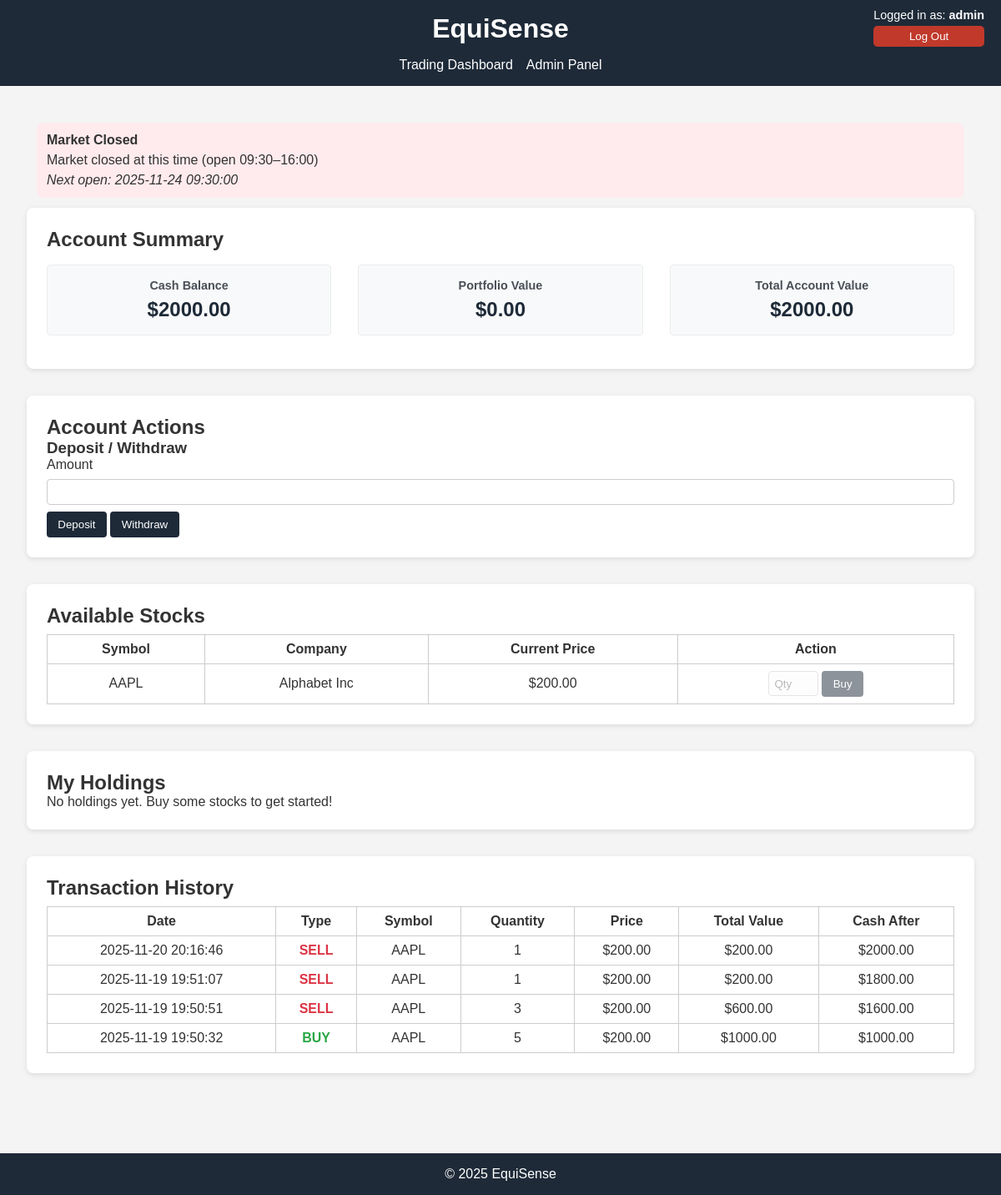
The app's page /dashboard/1 (signed in), older data.
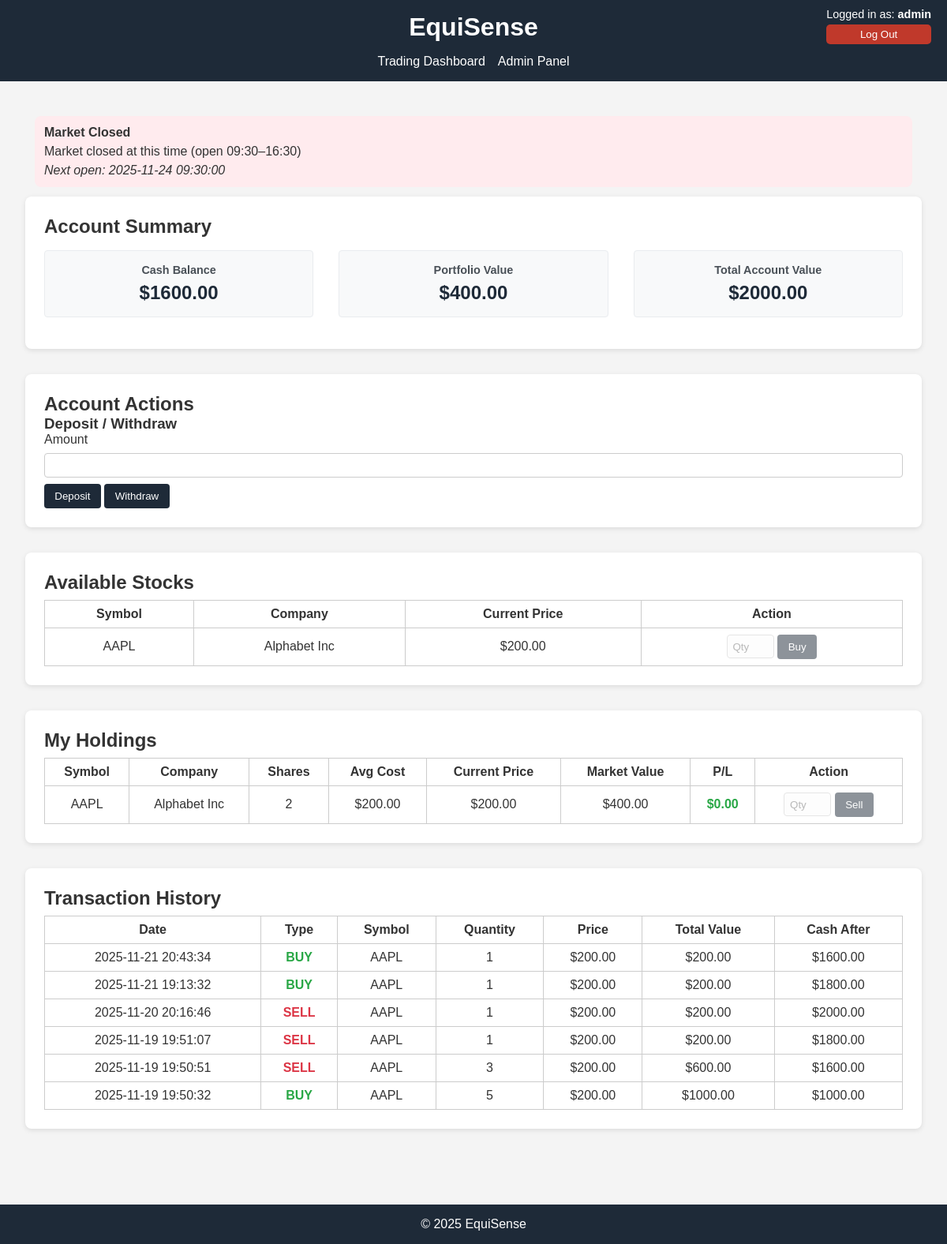
The same page, newer data.
### tables this page shows
CREATE TABLE users (
    user_id INTEGER PRIMARY KEY AUTOINCREMENT,
    username TEXT NOT NULL UNIQUE,
    email TEXT NOT NULL UNIQUE,
    balance REAL DEFAULT 0.0,
    password_hash TEXT NOT NULL,
    is_admin INTEGER DEFAULT 0
);

CREATE TABLE stocks (
    stock_id INTEGER PRIMARY KEY AUTOINCREMENT,
    symbol TEXT NOT NULL UNIQUE,
    company_name TEXT NOT NULL,
    price REAL NOT NULL
);

CREATE TABLE transaction_history (
    transaction_id INTEGER PRIMARY KEY AUTOINCREMENT,
    user_id INTEGER NOT NULL,
    stock_id INTEGER NOT NULL,
    order_type TEXT NOT NULL,
    quantity INTEGER NOT NULL,
    price REAL NOT NULL,
    total_value REAL NOT NULL,
    cash_before REAL NOT NULL,
    cash_after REAL NOT NULL,
    realized_pl REAL DEFAULT 0,
    timestamp TEXT DEFAULT CURRENT_TIMESTAMP,
    FOREIGN KEY (user_id) REFERENCES users(user_id),
    FOREIGN KEY (stock_id) REFERENCES stocks(stock_id)
);

CREATE TABLE portfolio (
    portfolio_id INTEGER PRIMARY KEY AUTOINCREMENT,
    user_id INTEGER NOT NULL,
    stock_id INTEGER NOT NULL,
    quantity INTEGER DEFAULT 0,
    avg_cost REAL DEFAULT 0,
    total_invested REAL DEFAULT 0,
    last_updated TEXT DEFAULT CURRENT_TIMESTAMP,
    FOREIGN KEY (user_id) REFERENCES users(user_id),
    FOREIGN KEY (stock_id) REFERENCES stocks(stock_id)
);

### app.py (the view)
@app.route('/dashboard/<int:user_id>')
def dashboard(user_id):
    if 'user_id' not in session or session['user_id'] != user_id:
        flash("You must be logged in to view that page.", "error")
        return redirect(url_for('login'))
    conn = get_db_connection()
    user = conn.execute('SELECT * FROM users WHERE user_id = ?', (user_id,)).fetchone()
    if not user:
        flash("User not found.", "error")
        conn.close()
        return redirect(url_for('login'))
    available_stocks = conn.execute('SELECT * FROM stocks ORDER BY symbol').fetchall()
    portfolio = conn.execute('''
        SELECT s.stock_id, s.symbol, s.company_name, s.price as current_price,
               p.quantity, p.avg_cost, p.total_invested,
               (p.quantity * s.price) AS value,
               (s.price - p.avg_cost) * p.quantity AS unrealized_pl
        FROM portfolio p
        JOIN stocks s ON p.stock_id = s.stock_id
        WHERE p.user_id = ? AND p.quantity > 0
        ORDER BY s.symbol
    ''', (user_id,)).fetchall()
    transaction_history = conn.execute('''
        SELECT th.*, s.symbol
        FROM transaction_history th
        JOIN stocks s ON th.stock_id = s.stock_id
        WHERE th.user_id = ?
        ORDER BY th.timestamp DESC
        LIMIT 50
    ''', (user_id,)).fetchall()
    conn.close()
    return render_template(
        'dashboard.html',
        user=user,
        balance=user['balance'],
        portfolio=portfolio,
        available_stocks=available_stocks,
        transaction_history=transaction_history,
        user_id=user_id
    )

### app.py (called while the page is built)
def get_db_connection():
    conn = sqlite3.connect(DB_NAME)
    conn.row_factory = sqlite3.Row
    return conn

### templates/dashboard.html (shortened to what this page needs)
<!DOCTYPE html>
<html lang="en">
<head>
  <link rel="stylesheet" href="{{ url_for('static', filename='styles.css') }}">
</head>
<body>
<header>
  <h1>EquiSense</h1>
  <nav>
    <ul>
      <li><a href="{{ url_for('dashboard', user_id=user_id) }}">Trading Dashboard</a></li>
      {% if session.is_admin == 1 %}
      <li><a href="{{ url_for('admin') }}">Admin Panel</a></li>
      {% endif %}
    </ul>
  </nav>
  <div class="user-info">
    <p>Logged in as: <strong>{{ user['username'] }}</strong></p>
    <form action="{{ url_for('logout') }}" method="post">
      <button type="submit">Log Out</button>
    </form>
  </div>
</header>
<main>
  <div id="market-status-banner"
       style="display:none; padding:12px; margin:12px; border-radius:8px; background:#ffeeee;">
    <strong id="market-status-text"></strong>
    <div id="market-reason" style="margin-top:6px;"></div>
    <div id="market-nextopen" style="margin-top:6px; font-style:italic;"></div>
  </div>
  <section class="panel">
    <h2>Account Summary</h2>
    <div class="account-summary">
      <div class="balance-item">
        <h3>Cash Balance</h3>
        <p>${{ "%.2f"|format(balance) }}</p>
      </div>
      <div class="balance-item">
        <h3>Portfolio Value</h3>
        <p>${{ "%.2f"|format(portfolio|sum(attribute='value') or 0) }}</p>
      </div>
      <div class="balance-item">
        <h3>Total Account Value</h3>
        <p>${{ "%.2f"|format(balance + (portfolio|sum(attribute='value') or 0)) }}</p>
      </div>
    </div>
  </section>
  <section class="panel">
    <h2>Account Actions</h2>
    <div class="form-section">
      <div class="depositwithdraw">
        <h3>Deposit / Withdraw</h3>
        <form action="{{ url_for('depositwithdraw', user_id=user_id) }}" method="post">
          <label for="account-amount">Amount</label>
          <input type="number" id="account-amount" name="amount" step="0.01" required>
          <div class="button-row">
            <button type="submit" name="action" value="deposit">Deposit</button>
            <button type="submit" name="action" value="withdraw">Withdraw</button>
          </div>
        </form>
      </div>
    </div>
  </section>
  <section class="panel">
    <h2>Available Stocks</h2>
    {% if available_stocks %}
      <table>
        <tr>
          <th>Symbol</th>
          <th>Company</th>
          <th>Current Price</th>
          <th>Action</th>
        </tr>
        {% for stock in available_stocks %}
          <tr>
            <td>{{ stock.symbol }}</td>
            <td>{{ stock.company_name }}</td>
            <td>${{ "%.2f"|format(stock.price) }}</td>
            <td>
              <form action="{{ url_for('buy_stock', user_id=user_id) }}" method="post" style="display:inline;">
                <input type="number" name="quantity" placeholder="Qty" min="1" required style="width:60px;">
                <button type="submit">Buy</button>
              </form>
            </td>
          </tr>
        {% endfor %}
      </table>
    {% else %}
      <p>No stocks available. Admin needs to add stocks to the system.</p>
    {% endif %}
  </section>
  <section class="panel">
    <h2>My Holdings</h2>
    {% if portfolio %}
      <table>
        <tr>
          <th>Symbol</th>
          <th>Company</th>
          <th>Shares</th>
          <th>Avg Cost</th>
          <th>Current Price</th>
          <th>Market Value</th>
          <th>P/L</th>
          <th>Action</th>
        </tr>
        {% for holding in portfolio %}
          <tr>
            <td>{{ holding.symbol }}</td>
            <td>{{ holding.company_name }}</td>
            <td>{{ holding.quantity }}</td>
            <td>${{ "%.2f"|format(holding.avg_cost or 0) }}</td>
            <td>${{ "%.2f"|format(holding.current_price) }}</td>
            <td>${{ "%.2f"|format(holding.value) }}</td>
            <td class="{% if holding.unrealized_pl >= 0 %}positive{% else %}negative{% endif %}">
              ${{ "%.2f"|format(holding.unrealized_pl or 0) }}
            </td>
            <td>
              <form action="{{ url_for('sell_stock', user_id=user_id) }}" method="post" style="display:inline;">
                <input type="number" name="quantity" placeholder="Qty" min="1" max="{{ holding.quantity }}" required style="width:60px;">
                <button type="submit">Sell</button>
              </form>
            </td>
          </tr>
        {% endfor %}
      </table>
    {% else %}
      <p>No holdings yet. Buy some stocks to get started!</p>
    {% endif %}
  </section>
  <section class="panel">
    <h2>Transaction History</h2>
    {% if transaction_history %}
      <table>
        <tr>
          <th>Date</th>
          <th>Type</th>
          <th>Symbol</th>
          <th>Quantity</th>
          <th>Price</th>
          <th>Total Value</th>
          <th>Cash After</th>
        </tr>
        {% for transaction in transaction_history %}
          <tr>
            <td>{{ transaction.timestamp }}</td>
            <td class="{% if transaction.order_type == 'BUY' %}buy{% else %}sell{% endif %}">
              {{ transaction.order_type }}
            </td>
            <td>{{ transaction.symbol }}</td>
            <td>{{ transaction.quantity }}</td>
            <td>${{ "%.2f"|format(transaction.price) }}</td>
            <td>${{ "%.2f"|format(transaction.quantity * transaction.price) }}</td>
            <td>${{ "%.2f"|format(transaction.cash_after) }}</td>
          </tr>
        {% endfor %}
      </table>
    {% else %}
      <p>No transactions yet. Start trading to see your history!</p>
    {% endif %}
  </section>
</main>
<footer>
  <p>&copy; 2025 EquiSense</p>
</footer>
</body>
</html>

### static/styles.css (style rules this page uses)
* { margin: 0; padding: 0; box-sizing: border-box; font-family: Arial, sans-serif; }
body { background-color: #f4f4f4; color: #333; }
header { background: #1e2a38; color: #fff; padding: 1em; text-align: center; }
header h1 { margin-bottom: 0.5em; }
nav ul { list-style: none; display: flex; justify-content: center; gap: 1em; }
nav a { color: #fff; text-decoration: none; }
main { padding: 2em; }
.panel { background: #fff; padding: 1.5em; margin-bottom: 2em; border-radius: 8px; box-shadow: 0 2px 6px rgba(0,0,0,0.1); }
form { display: flex; flex-direction: column; gap: 0.5em; }
input { padding: 0.5em; border: 1px solid #ccc; border-radius: 4px; }
button { padding: 0.6em 1em; border: none; background: #1e2a38; color: #fff; border-radius: 4px; cursor: pointer; }
table { width: 100%; border-collapse: collapse; margin-top: 0.5em; }
table, th, td { border: 1px solid #ccc; text-align: center; padding: 0.5em; }
footer { text-align: center; padding: 1em; background: #1e2a38; color: #fff; margin-top: 2em; }
.account-summary { display: flex; gap: 2em; margin: 1em 0; }
.balance-item { flex: 1; text-align: center; padding: 1em; background: #f8f9fa; border-radius: 4px; border: 1px solid #e9ecef; }
.balance-item h3 { margin-bottom: 0.5em; color: #495057; font-size: 0.9em; }
.balance-item p { font-size: 1.5em; font-weight: bold; color: #1e2a38; margin: 0; }
.positive { color: #28a745; font-weight: bold; }
.buy { color: #28a745; font-weight: bold; }
.sell { color: #dc3545; font-weight: bold; }
.user-info { position: absolute; top: 10px; right: 20px; text-align: right; }
.user-info p { margin: 0; font-size: 0.9rem; }
.user-info button { margin-top: 5px; padding: 5px 10px; border: none; background-color: #c0392b; color: white; cursor: pointer; border-radius: 5px; }
* { margin:0;padding:0;box-sizing:border-box;font-family:Arial, sans-serif }
body { background:#f4f4f4;color:#333 }
header { background:#1e2a38;color:#fff;padding:1em;text-align:center }
header h1 { margin-bottom:.5em }
nav ul { list-style:none;display:flex;justify-content:center;gap:1em }
nav a { color:#fff;text-decoration:none }
main { padding:2em }
footer { text-align:center;padding:1em;background:#1e2a38;color:#fff;margin-top:2em }
.panel { background:#fff;padding:1.5em;margin-bottom:2em;border-radius:8px;box-shadow:0 2px 6px rgba(0,0,0,.1) }
.disabled-btn { opacity: 0.5; pointer-events: none; }

Row changes from the older to the newer data that the page shows:
changed users "admin": balance "2000.00" → "1600.00"
added portfolio: symbol "AAPL", company_name "Alphabet Inc", quantity "2", avg_cost "200.00", {{ "%.2f"|format(holding.current_price) }} "200.00", value "400.00", quantity "0.00"
added transaction_history: price "200.00", transaction.quantity*transaction.price "200.00", cash_after "1600.00"
added transaction_history: price "200.00", transaction.quantity*transaction.price "200.00", cash_after "1800.00"
Text that changed along with them:
text written by a page script: "Market closed at this time (open 09:30–16:00)" → "Market closed at this time (open 09:30–16:30)"
{{ "%.2f"|format(portfolio|sum(attribute='value') or 0) }}: "0.00" → "400.00"
text no longer shown: "No holdings yet. Buy some stocks to get started!"
text now shown: "Symbol Company Shares Avg Cost Current Price Market Value P/L Action"
